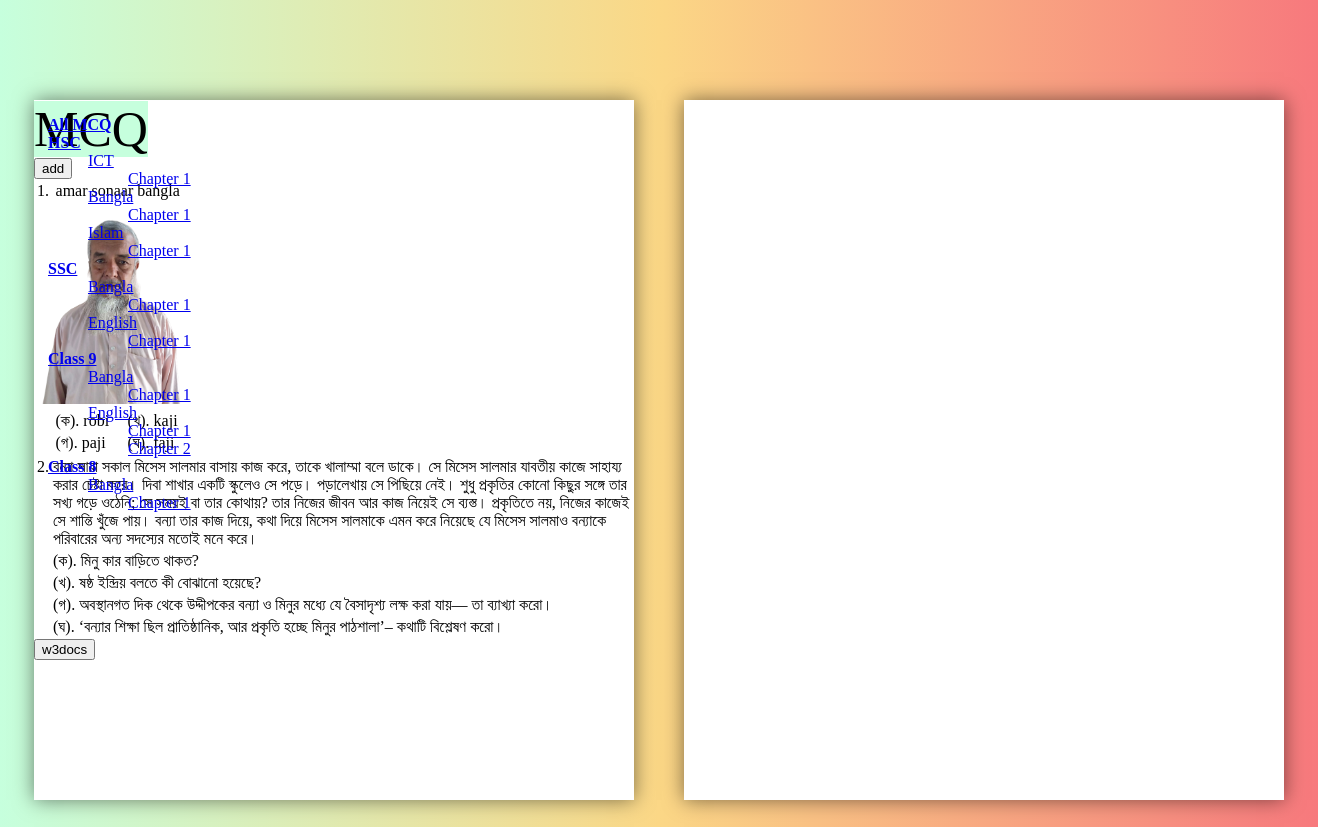
The app's page /subjectviewfilter/11 with its own data.
### mcqapp/models.py (models this page shows, shortened)
class Class(models.Model):
    class_name=models.CharField(max_length=100)
    def __str__(self):
        return self.class_name

class Subject(models.Model):
    subject_name=models.CharField(max_length=100)
    class_name=models.ForeignKey(Class,models.CASCADE,blank=True,null=True)
    def __str__(self):
        return self.subject_name

class Chapter(models.Model):
    chapter_name=models.CharField(max_length=100,blank=True,null=True)
    subject_name=models.ForeignKey(Subject,models.CASCADE,blank=True,null=True)
    def __str__(self):
        return self.chapter_name

class MCQ(models.Model):
    chapter_field = models.ForeignKey(Chapter, on_delete=models.CASCADE,blank=True,null=True)
    question_text = models.TextField()
    image = models.ImageField(upload_to='images/',blank=True,null=True)
    options_A = models.CharField(max_length=100)
    options_B = models.CharField(max_length=100)
    options_C = models.CharField(max_length=100)
    options_D = models.CharField(max_length=100)
    answer = models.CharField(max_length=10, choices=ANS_OPS)
    status = models.CharField(max_length=10, choices=STATUS)
    is_multiple_select = models .BooleanField(default=False)
    is_active = models.BooleanField(default=True)

### mcqapp/views.py (the view)
# urls.py: path('subjectviewfilter/<int:subject_id>', views.SubjectViewFilter, name='subjectviewfilterpage' ),
def SubjectViewFilter(request,subject_id):
    questions,question_ids=cart_handale(request)
    subject_obj=Subject.objects.filter(id=subject_id)
    mcq=[]
    for chap_obj in subject_obj:
        for mcq_ in Chapter.objects.filter(subject_name=chap_obj):
            for m in MCQ.objects.filter(chapter_field=mcq_):
                mcq.append(m)
    context = {
        "question_ids":question_ids,
        "questions":questions,
        'value':mcq,
        'classlist':Class.objects.all(),
        'subjectlist':Subject.objects.all(),
        'chapterlist':Chapter.objects.all(),
    }
    return render(request,'question_view.html', context)

### mcqapp/views.py (called while the page is built)
def cart_handale(request):
    if request.method == "GET":
        remove_mcq_id=request.GET.get("remove_mcq")
        mcq_id=request.GET.get("mcq")
        if remove_mcq_id != None and remove_mcq_id in request.session.get("cart"):
            request.session['cart'].remove(remove_mcq_id)
            request.session.save()
        if 'cart' not in request.session:
            request.session['cart'] = []
        if mcq_id != None:
            if mcq_id not in request.session.get("cart"):
                request.session['cart'].append(mcq_id)
            request.session.save()
    question_ids = request.session.get("cart")
    if question_ids != None:
        questions = MCQ.objects.filter(id__in=question_ids)
    else:
        questions=None
    return questions,question_ids

### mcqapp/templates/question_view.html (shortened to what this page needs)
<!DOCTYPE html>
<html lang="en">
<head>
</head>
<body>
<div class="nev_wrap">
    <div class="container">
        <nav>
            <ul class="mcd-menu">
                <li><a href="{% url 'homepage' %}"><strong>All MCQ</strong></a></li>
                {% for class_n in classlist %}
                <li><a href="{% url 'classviewfilterpage' class_n.id %}"><strong>{{class_n}}</strong></a>
                    <ul>
                        {% for subject in subjectlist %}
                        {% if subject.class_name == class_n %}
                        <li><a href="{% url 'subjectviewfilterpage' subject.id %}">{{subject}}</a>
                            <ul>
                                {% for chapter in chapterlist %}
                                {% if chapter.subject_name == subject %}
                                <li><a href="{% url 'chapterviewfilterpage' chapter.id %}">{{chapter}}</a></li>
                                {% endif %}
                                {% endfor %}
                            </ul>
                        </li>
                        {% endif %}
                        {% endfor %}
                    </ul>
                </li>
                {% endfor %}
        </nav>
    </div>
</div>
<div class="cq_wrap">
    <div class="cq_browse_page">
        {% for val in value %}
        {% if not val.options_A|length > 10 %}
        <form action="{% url 'homepage' %}#id_{{forloop.counter}}" method="get">
            <input type="submit" value="add">
        </form>
        <table border="0px" sellspacing="0">
            <tr>
                <td id="id_{{forloop.counter}}" valign="top">
                    {{forloop.counter}}.
                </td>
                <td colspan="4">{{val.question_text}}</td>
            </tr>
            {% if val.image %}
            <tr>
                <td colspan="4"><img src="{{val.image.url}}" height="200px"></td>
            </tr>
            {% endif %}
            <tr>
                <td> <br></td>
                <td> (ক). {{val.options_A}} </td>
                <td> <br></td>
                <td> (খ). {{val.options_B}}</td>
            </tr>
            <tr>
                <td> <br></td>
                <td> (গ). {{val.options_C}} </td>
                <td> <br> </td>
                <td> (ঘ). {{val.options_D}}</td>
            </tr>
        </table>
        {% else %}
        <table border="0px" sellspacing="0">
            <tr>
                <td valign="top">{{forloop.counter}}.</td>
                <td>{{val.question_text}}</td>
            </tr>
            <tr>
                <td><br></td>
                <td> (ক). {{val.options_A}} </td>
            </tr>
            <tr>
                <td><br></td>
                <td> (খ). {{val.options_B}}</td>
            </tr>
            <tr>
                <td><br></td>
                <td> (গ). {{val.options_C}} </td>
            </tr>
            <tr>
                <td><br></td>
                <td> (ঘ). {{val.options_D}}</td>
            </tr>
        </table>
        {% endif %}
        {% endfor %}
        <input type="button" onclick="window.location.href='https://www.w3docs.com';" value="w3docs" />
    </div>
    <div class="cq_card_page">
    </div>
</div>
</body>
</html>

### mcqapp/templates/question_view.html (style rules this page uses)
.cq_wrap { margin-top: 100px; margin-inline:auto; width:1300px; display: flex; }
.cq_browse_page , .cq_card_page { overflow-y: scroll; background: white; display: inline; margin: 0 auto; margin-bottom: 0.5cm; box-shadow: 0 0 0.5cm rgba(0, 0, 0, 0.5); height: 700px; width: 600px; column-rule: 1px solid #000000; }
.cq_browse_page::before { content: "MCQ"; background-color: #c6ffdd; height: 100px; width: 100px; font-size: 50px; }
table, figure { page-break-inside: avoid; }
.nev_wrap { position: fixed; }
.nev_wrap ul { list-style-type: none; }
body { background:linear-gradient(to right, #c6ffdd, #fbd786, #f7797d); overflow-x: hidden; }

### records on screen
Class: class_name "HSC"
Subject: subject_name "ICT"
Chapter: chapter_name "Chapter 1"
Subject: subject_name "Bangla"
Chapter: chapter_name "Chapter 1"
Subject: subject_name "Islam"
Chapter: chapter_name "Chapter 1"
Class: class_name "SSC"
Subject: subject_name "Bangla"
Chapter: chapter_name "Chapter 1"
Subject: subject_name "English"
Chapter: chapter_name "Chapter 1"
Class: class_name "Class 9"
Subject: subject_name "Bangla"
Chapter: chapter_name "Chapter 1"
Subject: subject_name "English"
Chapter: chapter_name "Chapter 1"
Chapter: chapter_name "Chapter 2"
Class: class_name "Class 8"
Subject: subject_name "Bangla"
Chapter: chapter_name "Chapter 1"
MCQ: question_text "amar sonaar bangla", image (picture), options_A "robi", options_B "kaji", options_C "paji", options_D "faji"
MCQ: question_text "বন্যা সারা সকাল মিসেস সালমার বাসায় কাজ করে, তাকে খালাম্মা বলে ডাকে। সে মিসেস সালমার যাবতীয় কাজে সাহায্য করার চেষ্টা করে। দিবা শাখার একটি স্কুলেও সে পড়ে। পড়ালেখায় সে পিছিয়ে নেই। শুধু প্রকৃতির কোনো কিছুর সঙ্গে তার সখ্য গড়ে ওঠেনি; সে সময়ই বা তার কোথায়? তার নিজের জীবন আর কাজ নিয়েই সে ব্যস্ত। প্রকৃতিতে নয়, নিজের কাজেই সে শান্তি খুঁজে পায়। বন্যা তার কাজ দিয়ে, কথা দিয়ে মিসেস সালমাকে এমন করে নিয়েছে যে মিসেস সালমাও বন্যাকে পরিবারের অন্য সদস্যের মতোই মনে করে।", options_A "মিনু কার বাড়িতে থাকত?", options_B "ষষ্ঠ ইন্দ্ৰিয় বলতে কী বোঝানো হয়েছে?", options_C "অবস্থানগত দিক থেকে উদ্দীপকের বন্যা ও মিনুর মধ্যে যে বৈসাদৃশ্য লক্ষ করা যায়— তা ব্যাখ্যা করো।", options_D "‘বন্যার শিক্ষা ছিল প্রাতিষ্ঠানিক, আর প্রকৃতি হচ্ছে মিনুর পাঠশালা’– কথাটি বিশ্লেষণ করো।"
